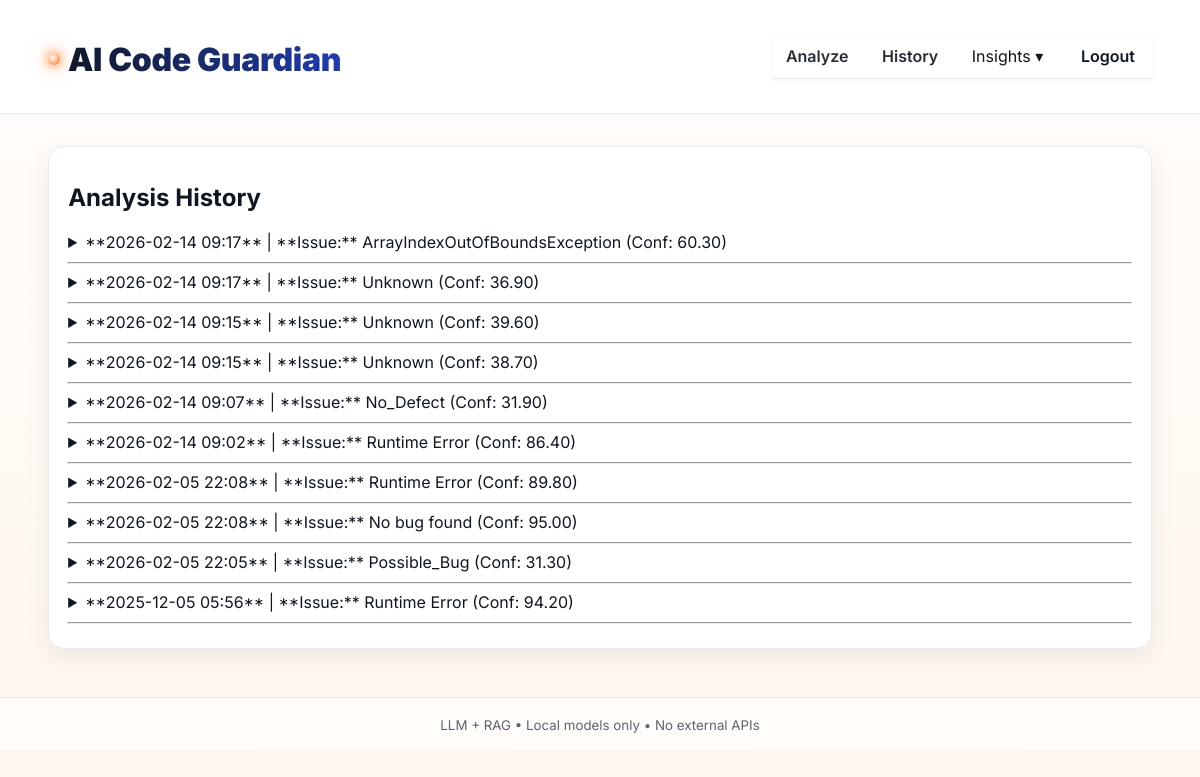
The app's page /history (signed in) with its own data.
### app.py (models this page shows)
class History(db.Model):
    id = db.Column(db.Integer, primary_key=True)
    timestamp = db.Column(db.DateTime, default=datetime.utcnow, index=True)
    code_snippet = db.Column(db.Text, nullable=False)
    issue_type = db.Column(db.String(128))
    root_cause = db.Column(db.Text)
    confidence = db.Column(db.Float)
    user_id = db.Column(db.Integer, db.ForeignKey("user.id"), nullable=False, index=True)

### app.py (the view)
@app.get("/history")
@login_required
def history_route():
    entries = db.session.execute(
        db.select(History)
          .where(History.user_id == current_user.id)
          .order_by(History.timestamp.desc())
          .limit(10)
    ).scalars()
    return render_template("history.html", entries=entries)

### app.py (called while the page is built)
@login_manager.user_loader
def load_user(user_id):
    try:
        return db.session.get(User, int(user_id))
    except Exception:
        return User.query.get(int(user_id))

### templates/history.html (shortened to what this page needs)
{% extends "layout.html" %}
{% block content %}
<section class="card">
  <h2>Analysis History</h2>
  {% for entry in entries %}
    <details style="margin-bottom: 10px;">
      <summary>
        **{{ entry.timestamp.strftime('%Y-%m-%d %H:%M') }}** |
        **Issue:** {{ entry.issue_type }}
        (Conf: {{ "%.2f"|format(entry.confidence) }})
      </summary>
    </details>
    <hr>
  {% else %}
    <p>No analysis history found.</p>
  {% endfor %}
</section>
{% endblock %}

### templates/layout.html (shortened to what this page needs)
<!doctype html>
<html lang="en">
<head>
  <link rel="stylesheet" href="{{ url_for('static', filename='style.css') }}"/>
</head>
<body>
<header class="site-header">
  <div class="wrap nav-wrap">
  <h1><a class="brand-link" href="{{ url_for('landing') }}">AI Code Guardian</a></h1>
    <nav class="main-nav">
      {% if current_user.is_authenticated %}
        <a class="nav-link" href="{{ url_for('index') }}">Analyze</a>
        <a class="nav-link" href="{{ url_for('history_route') }}">History</a>
        <div class="nav-dropdown">
          <button class="nav-link nav-drop-btn">Insights ▾</button>
        </div>
        <a class="btn btn-ghost" href="{{ url_for('logout') }}">Logout</a>
      {% else %}
        <a class="btn btn-ghost" href="{{ url_for('login') }}">Login</a>
        <a class="btn btn-primary" href="{{ url_for('signup') }}">Sign up</a>
      {% endif %}
    </nav>
  </div>
</header>
<main class="wrap page-pad">
  {% block content %}{% endblock %}
</main>
<footer class="site-footer">
  <div class="wrap">
    <small>LLM + RAG • Local models only • No external APIs</small>
  </div>
</footer>
</body>
</html>

### static/style.css (style rules this page uses)
:root { --brand-1: #ff6a00; --brand-2: #ffb200; --brand-3: #ff7f36; --shell-bg: #0d1117; --shell-panel: rgba(255,255,255,.06); --shell-border: rgba(255,255,255,.14); --cream: #fff7ee; --cream-ink: #0f1720; --cream-border: #ffe3c3; --text: #eef2ff; --muted: #b9c3d8; --ink: #0f1720; --ink-muted: #3f4b59; --r-lg: 16px; --r-md: 12px; --r-sm: 10px; --shadow-1: 0 8px 24px rgba(0,0,0,.18); --shadow-2: 0 18px 48px rgba(0,0,0,.28); --shadow-warm-1: 0 8px 24px rgba(255,165,100,.15); --shadow-warm-2: 0 24px 60px rgba(255,165,100,.25); --wrap: min(1120px, 92%); }
* { box-sizing:border-box }
html, body { height:100% }
html { scroll-behavior:smooth }
body { margin:0; font-family: Inter, system-ui, Segoe UI, Roboto, Arial, sans-serif; color: var(--text); background: var(--shell-bg); -webkit-font-smoothing: antialiased; -moz-osx-font-smoothing: grayscale; }
.wrap { width: var(--wrap); margin: 0 auto }
.site-header { position: sticky; top: 0; z-index: 50; background: rgba(13,17,23,.65); backdrop-filter: blur(10px); border-bottom: 1px solid var(--shell-border); }
.nav-wrap { display:flex; align-items:center; justify-content:space-between; padding: .8rem 0; }
.main-nav { display:flex; align-items:center; gap:.5rem }
.nav-link { color: var(--text); text-decoration:none; opacity:.9; padding: .55rem .8rem; border-radius: 10px; }
.nav-dropdown { position:relative }
.nav-drop-btn { all:unset; cursor:pointer; padding:.55rem .8rem; border-radius:10px }
.btn { display:inline-flex; align-items:center; gap:.4rem; text-decoration:none; padding:.7rem 1rem; border-radius: 14px; border:1px solid var(--shell-border); cursor:pointer; transition: transform .18s ease, box-shadow .18s ease; font-weight: 700; }
.btn-ghost { background: rgba(255,255,255,.06); color: var(--text); border-color: rgba(255,255,255,.25); backdrop-filter: blur(6px); }
.page-pad { padding: 2rem 0 3rem }
.card { background: var(--shell-panel); border:1px solid var(--shell-border); border-radius: var(--r-lg); padding: 1rem 1.2rem; box-shadow: var(--shadow-1); }
.site-footer { border-top: 1px solid var(--shell-border); padding: 1rem 0; text-align:center; opacity: .9; }
button[type="submit"], .btn { cursor:pointer }
:root { --lx-wrap: min(1140px, 92%); --lx-blue-1:#2b56d6; --lx-blue-2:#274fc7; --lx-ink:#0f1720; --lx-muted:#5b6b7f; --lx-orange:#ff6a00; --lx-gold:#ffb200; --lx-cream:#fff7ee; --lx-cream-border:#ffe3c3; --lx-border:#e6eaf1; --lx-paper:#ffffff; --lx-alt:#f6f8fb; --lx-r-lg:16px; --lx-r-md:12px; --lx-shadow-1:0 8px 22px rgba(16,24,40,.08); --lx-shadow-2:0 18px 46px rgba(16,24,40,.12); --lx-shadow-warm-1:0 10px 26px rgba(255,165,100,.18); --lx-shadow-warm-2:0 22px 56px rgba(255,165,100,.28); }
body { background:#fff; color:var(--lx-ink); }
.wrap { width:var(--lx-wrap); margin:0 auto; }
.brand-link { text-decoration:none; font-weight:900; letter-spacing:-.01em; color:#0f1720; position:relative; display:inline-flex; align-items:center; gap:.5rem; background:linear-gradient(90deg,#0f1720,#1f3bb3); -webkit-background-clip:text; background-clip:text; color:transparent; }
.brand-link::before { content:""; width:12px; height:12px; border-radius:50%; background: radial-gradient(circle at 40% 40%, #fff, #ff6a00); box-shadow:0 0 12px #ff6a00, 0 0 24px rgba(255,106,0,.35); }
header, .site-header { background: #ffffff !important; border-bottom: 1px solid #e6eaf1 !important; box-shadow: 0 2px 12px rgba(16,24,40,.04) !important; }
.brand-link::before { width: 12px; height: 12px; }
header, nav { background: #fff !important; box-shadow: 0 2px 8px rgba(0, 0, 0, 0.06); }
nav a, .nav-btn, .login-btn, .signup-btn { font-weight: 600; border-radius: 10px; text-decoration: none; transition: all 0.2s ease-in-out; }
body { background: linear-gradient(180deg, #fffdfb 0%, #fff7ee 100%) !important; color: #0f1720 !important; }
.card, .auth-card, .authPro-box { background: #ffffff !important; border: 1px solid #e6eaf1 !important; box-shadow: 0 8px 24px rgba(16, 24, 40, 0.08) !important; color: #0f1720 !important; }
input, textarea, select, .card, .authPro, .auth-card { background-image: none !important; }
header, .site-header, nav { background: #ffffff !important; border-bottom: 1px solid #e6eaf1 !important; box-shadow: 0 2px 8px rgba(0, 0, 0, 0.04) !important; }
nav a { color: #0f1720 !important; font-weight: 600 !important; }
footer, .site-footer { background: #fffdfb !important; border-top: 1px solid #e6eaf1 !important; color: #4b5563 !important; }
.nav-dropdown { position: relative; }

### records on screen
History: timestamp "2026-02-14 09:17", issue_type "ArrayIndexOutOfBoundsException", confidence "60.30"
History: timestamp "2026-02-14 09:17", issue_type "Unknown", confidence "36.90"
History: timestamp "2026-02-14 09:15", issue_type "Unknown", confidence "39.60"
History: timestamp "2026-02-14 09:15", issue_type "Unknown", confidence "38.70"
History: timestamp "2026-02-14 09:07", issue_type "No_Defect", confidence "31.90"
History: timestamp "2026-02-14 09:02", issue_type "Runtime Error", confidence "86.40"
History: timestamp "2026-02-05 22:08", issue_type "Runtime Error", confidence "89.80"
History: timestamp "2026-02-05 22:08", issue_type "No bug found", confidence "95.00"
History: timestamp "2026-02-05 22:05", issue_type "Possible_Bug", confidence "31.30"
History: timestamp "2025-12-05 05:56", issue_type "Runtime Error", confidence "94.20"
